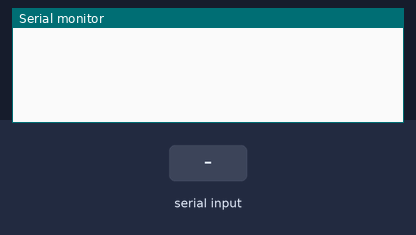
The sketch below on a simulated Arduino Uno, built with avr-gcc and run on an emulated ATmega328P. Parts: the last lines printed to the serial monitor. Inputs (shaded band) come from the test bench.

Above: at 1.2 s.
1.3 s: "o" received over Serial
At 2.0 s:
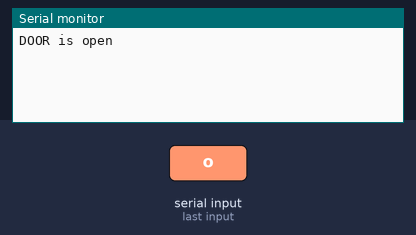
2.8 s: "c" received over Serial
At 3.2 s:
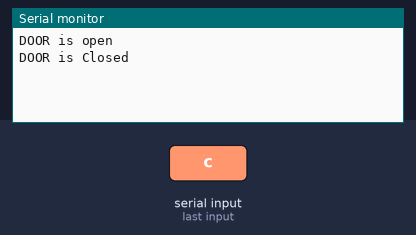

The sketch:

serial_comm.ino
```cpp
int x;
void setup() {
 Serial.begin(9600);  //same baud-rate as the python side
}
void loop()
{
  if(Serial.available())
  {
    char char_data=Serial.read(); //read one byte from serial buffer and save it to the variable
    if(char_data=='o')
    {
      Serial.println("DOOR is open");
    }
    else if(char_data=='c')
    {
      Serial.println("DOOR is Closed");
    }
    delay(500);
  }


}
```

Measured:
- after the input at 1.3 s, the serial monitor: prints a new line at once (image 1)
- after the input at 2.8 s, the serial monitor: prints a new line at once (image 2)
